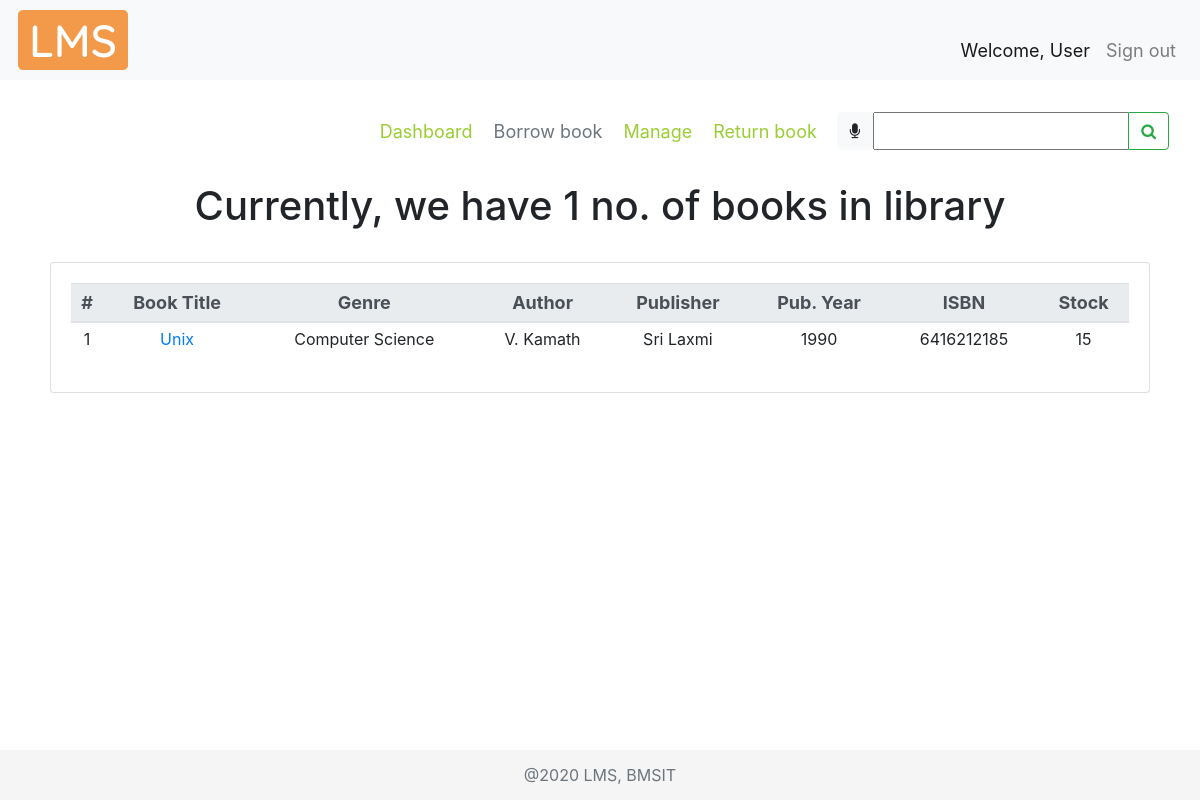
The page /borrowbook/ on the database its author committed.
### libraryApp/models.py (models this page shows, shortened)
class BOOK(models.Model):
    GENRE = (
        ("CS", "Computer Science"),
        ("MATH", "Mathematics"),
        ("ELE", "Electronics"),
        ("TC", "Telecommunication"),
        ("CHE", "Chemistry"),
        ("PHY", "Physics"),
        ("MEC", "Mechanics"),
        ("EVS", "Environmental Science"),
        ("BIO", "Bioengineering"),
        ("BUS", "Business Skills"),
    )
    bookTitle = models.CharField(max_length=50)
    genre = models.CharField(max_length=30, null=True, choices=GENRE)
    pubYear = models.CharField(max_length=4, null=True)
    isbn = models.CharField(max_length=13, null=True)
    librarianID = models.ForeignKey(
        LIBRARIAN, null=True, on_delete=models.SET_NULL)
    pubID = models.ForeignKey(PUBLISHER, null=True, on_delete=models.CASCADE)
    authorID = models.ManyToManyField(AUTHOR)

class AUTHOR(models.Model):
    authorName = models.CharField(max_length=30)
    def __str__(self):
        return self.authorName

class PUBLISHER(models.Model):
    pubName = models.CharField(max_length=30)
    streetAddr = models.CharField(max_length=50)
    district = models.CharField(max_length=20)
    state = models.CharField(max_length=20)
    pinCode = models.CharField(max_length=6)
    phoneNum = models.CharField(max_length=10)

### libraryApp/views.py (the view)
# urls.py: path('borrowbook/', views.borrowBook, name="borrowbook"),
def borrowBook(request):
    borrowBook = 'libraryApp/borrow_book.html'
    books = BOOK.objects.all()
    myFilter = BookFilter(request.GET, queryset=BOOK.objects.all())
    if request.method == "POST":
        print(request.POST)
        return redirect(searchBook, book=request.POST['bookTitle'])
    bbActive = True
    booksList = []
    bookCount = BOOK.objects.count()
    for i in books:
        stock = STOCK.objects.filter(bookID__id=i.id).first()
        authors = AUTHOR.objects.filter(book__id=i.id)
        authorList = []
        authorIDList = []
        for a in authors.all():
            if a not in authorList:  # loic to check redundancy
                authorList.append(a)
                authorIDList.append(a.id)
        authorString = ', '.join(map(str, authorList))
        booksList.append(tempBook(None, i.bookTitle, i.id, i.genre, i.pubID.id,
                                  i.pubID.pubName, i.pubYear, authorIDList, authorString, i.isbn, stock.bookCopies))
    context = {
        'books': booksList,
        'count': bookCount,
        "myFilter": myFilter,
        "bbActive": bbActive
    }
    return render(request, borrowBook, context)

### libraryApp/templates/libraryApp/borrow_book.html (shortened to what this page needs)
{% extends 'libraryApp/main.html' %}
{% load static %}
{% block content %}
<nav class="navbar">
  <div class="navbar-nav mySubMenu ml-auto">
    <nav>
      <a href="{% url 'dashboard' %}">Dashboard</a>
      <a class="text-muted" href="{% url 'borrowbook' %}">Borrow book</a>
      <a href="{% url 'manage' %}">Manage</a>
      <a href="{% url 'returnbook' %}">Return book</a>
    </nav>
  </div>
  <form class="form-inline" method="POST">
    <div class="input-group">
      <div id="speech" class="btn btn-light" title="Click the mic to speak">
        <i class="fa fa-microphone" aria-hidden="true"></i>
      </div>
      {{myFilter.form}}
      <div class="input-group-append">
        <button id="searchButton" class="btn btn-outline-success" type="submit">
          <i class="fa fa-search"></i>
        </button>
      </div>
    </div>
  </form>
</nav>
<br>
<div class="row text-center booksTable">
    <div class="col-md-12">
        <h1 class="text-center">
            Currently, we have {{count}} no. of books in library
        </h1>
        <br>
        <div class="card card-body">
            <table class="table table-sm table-hover">
                <thead class="thead-light threadText">
                    <tr>
                        <th scope="col">#</th>
                        <th scope="col">Book Title</th>
                        <th scope="col">Genre</th>
                        <th scope="col">Author</th>
                        <th scope="col">Publisher</th>
                        <th scope="col">Pub. Year</th>
                        <th scope="col">ISBN</th>
                        <th scope="col">Stock</th>
                    </tr>
                </thead>
                {% for i in books %}
                <tr>
                    <td>{{forloop.counter}}</td>
                    <td><a href="{% url 'viewbook' i.bookID %}">{{i.bookTitle}}</a></td>
                    <td>{{i.genre}}</td>
                    <td>{{i.author}}</td>
                    <td>{{i.pubName}}</td>
                    <td>{{i.pubYear}}</td>
                    <td>{{i.isbn}}</td>
                    <td>{{i.stock}}</td>
                </tr>
                {% endfor %}
            </table>
        </div>
    </div>
    <br>
</div>
{% endblock %}

### static/css/main.css (style rules this page uses)
html { position: relative; min-height: 100%; }
body { margin-bottom: 60px; background-color: #fff; }
.booksTable { padding: 0 20px; margin: auto; }
.mySubMenu { margin-right: 10px; padding: 2px; font-size: large; }
.mySubMenu a { padding-left: 8px; padding-right: 8px; color: yellowgreen; }

### libraryApp/templates/libraryApp/main.html (style rules this page uses)
.threadText { font-size: 18px; padding: 5px; margin: 5px; }

### rows shown on the page
BOOK: bookTitle "Unix", genre "Computer Science", pubYear "1990", isbn "6416212185"
AUTHOR: author "V. Kamath"
PUBLISHER: pubName "Sri Laxmi"

### other values the page prints
{{ count }} "1"
{{ i.stock }} "15"
